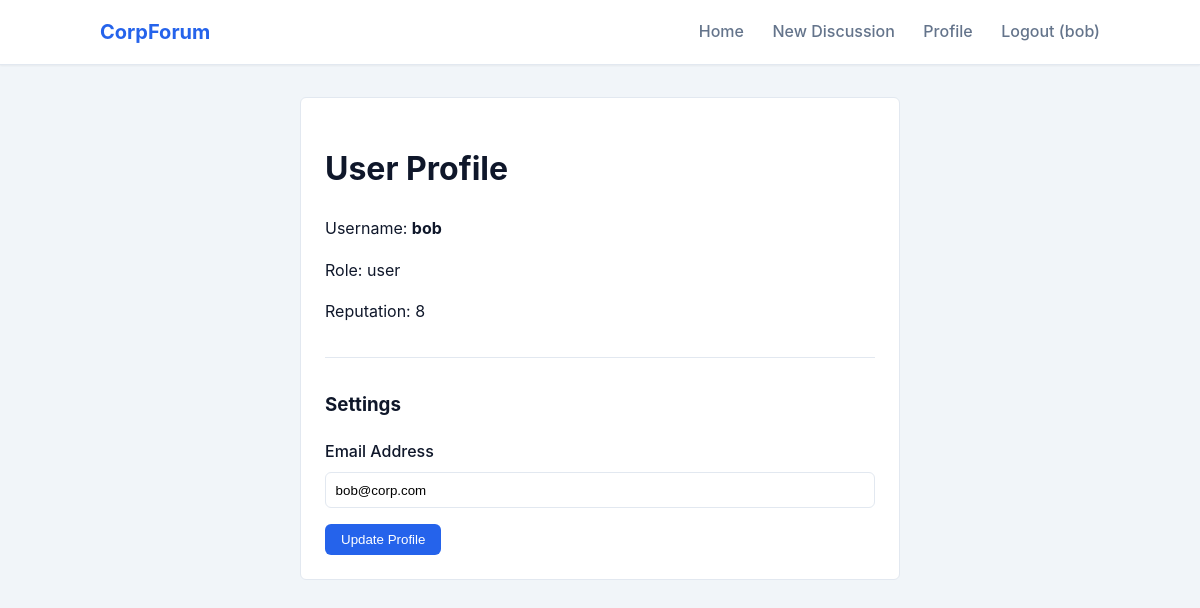
Page /profile (signed in) on the committed database.
### tables this page shows
CREATE TABLE users (
    id INTEGER PRIMARY KEY AUTOINCREMENT,
    username TEXT NOT NULL UNIQUE,
    password TEXT NOT NULL,
    email TEXT,
    role TEXT DEFAULT 'user',
    reputation INTEGER DEFAULT 0,
    avatar TEXT,
    joined_at TIMESTAMP DEFAULT CURRENT_TIMESTAMP
);

### app2/app.py (the view)
@app.route('/profile', methods=['GET', 'POST'])
def profile():
    if 'user_id' not in session:
        return redirect(url_for('login'))
    if request.method == 'POST':
        email = request.form['email']
        db = get_db()
        db.execute("UPDATE users SET email = ? WHERE id = ?", (email, session['user_id']))
        db.commit()
        flash('Profile updated')
    return render_template('profile.html')

### app2/app.py (called while the page is built)
def get_db():
    db = getattr(g, '_database', None)
    if db is None:
        db = g._database = sqlite3.connect(app.config['DATABASE'])
        db.row_factory = sqlite3.Row
    return db

@app.teardown_appcontext
def close_connection(exception):
    db = getattr(g, '_database', None)
    if db is not None:
        db.close()

@app.context_processor
def inject_user():
    user = None
    if 'user_id' in session:
        cur = get_db().cursor()
        cur.execute("SELECT * FROM users WHERE id = ?", (session['user_id'],))
        user = cur.fetchone()
    return dict(current_user=user)

### app2/templates/profile.html
{% extends "base.html" %}
{% block content %}
<div style="max-width: 600px; margin: 2rem auto;">
    <div class="card">
        <h1>User Profile</h1>
        <p>Username: <b>{{ current_user['username'] }}</b></p>
        <p>Role: {{ current_user['role'] }}</p>
        <p>Reputation: {{ current_user['reputation'] }}</p>
        <hr style="margin: 2rem 0; border: 0; border-top: 1px solid #e2e8f0;">
        <h3>Settings</h3>
        <form method="POST">
            <div class="input-group">
                <label>Email Address</label>
                <input type="email" name="email" class="input-control" value="{{ current_user['email'] or '' }}">
            </div>
            <button type="submit" class="btn">Update Profile</button>
        </form>
    </div>
</div>
{% endblock %}

### app2/templates/base.html (shortened to what this page needs)
<!DOCTYPE html>
<html lang="en">
<head>
    <link rel="stylesheet" href="{{ url_for('static', filename='css/style.css') }}">
</head>
<body>
    <nav class="navbar">
        <div class="container">
            <a href="{{ url_for('index') }}" class="brand">CorpForum</a>
            <div class="nav-links">
                <a href="{{ url_for('index') }}">Home</a>
                {% if current_user %}
                <a href="{{ url_for('new_thread') }}">New Discussion</a>
                <a href="{{ url_for('profile') }}">Profile</a>
                <a href="{{ url_for('logout') }}">Logout ({{ current_user['username'] }})</a>
                {% else %}
                <a href="{{ url_for('login') }}">Login</a>
                <a href="{{ url_for('register') }}">Register</a>
                {% endif %}
            </div>
        </div>
    </nav>
    <div class="container">
        {% block content %}{% endblock %}
    </div>
</body>
</html>

### app2/static/css/style.css (style rules this page uses)
:root { --primary: #2563eb; --primary-dark: #1d4ed8; --secondary: #64748b; --bg-body: #f1f5f9; --bg-card: #ffffff; --text-main: #0f172a; --text-muted: #64748b; --border: #e2e8f0; --radius: 6px; }
body { font-family: -apple-system, BlinkMacSystemFont, "Segoe UI", Roboto, Helvetica, Arial, sans-serif; background-color: var(--bg-body); color: var(--text-main); line-height: 1.6; margin: 0; }
.navbar { background-color: var(--bg-card); border-bottom: 1px solid var(--border); padding: 1rem 0; margin-bottom: 2rem; box-shadow: 0 1px 2px 0 rgba(0, 0, 0, 0.05); }
.navbar .container { display: flex; justify-content: space-between; align-items: center; }
.brand { font-size: 1.25rem; font-weight: 700; color: var(--primary); text-decoration: none; display: flex; align-items: center; gap: 0.5rem; }
.nav-links a { color: var(--text-muted); text-decoration: none; margin-left: 1.5rem; font-weight: 500; }
.container { max-width: 1000px; margin: 0 auto; padding: 0 1.5rem; }
.card { background: var(--bg-card); border: 1px solid var(--border); border-radius: var(--radius); padding: 1.5rem; margin-bottom: 1.5rem; }
.btn { display: inline-block; padding: 0.5rem 1rem; background-color: var(--primary); color: white; text-decoration: none; border-radius: var(--radius); border: none; cursor: pointer; font-weight: 500; }
.input-group { margin-bottom: 1rem; }
.input-group label { display: block; margin-bottom: 0.5rem; font-weight: 500; }
.input-control { width: 100%; padding: 0.6rem; border: 1px solid var(--border); border-radius: var(--radius); box-sizing: border-box; }

### rows in the picture
users: username "bob", role "user", reputation "8", email "bob@corp.com"
